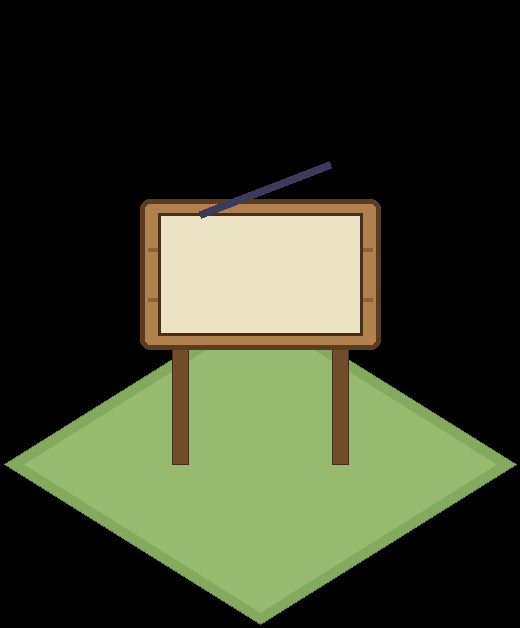
#> input picture src/assets/buildings/scribe.png, 520 x 628 px
$ python -i process_v3_art.py   (imports and definitions only)
#> lines starting #> are read from the running program, lines starting #| are printed output that depends on the picture; after the words box and inside, x2 and y2 are one past the last pixel; in counts of white or black regions, pixels touching at a corner belong together
#> further down, picture is the input picture: shape (628, 520, 3); mean B, G, R 41.8, 63.1, 57.5
"""Lexington v3 art (Build Spec v3.0; integrated in v3.0.2).

Turns the v3 Gemini set (white background, delivered Nov 22, 2026) into game-ready PNGs with
transparency, cut the same way the existing pipeline (process_art.py) cuts its sheets:

  town-center.jpg       -> src/assets/buildings/towncenter.png      (2 by 2 building)
  scribe.jpg            -> src/assets/buildings/scribe.png          (2 by 2 building)
  landmarks-sheet.jpg   -> src/assets/buildings/landmark-<id>.png   (six 1 by 1 landmarks)
      3 by 2 grid, in order: fountain, marketCross, lanternPost (top row);
                             oakArch, riverBell, foundersSpire (bottom row).
      Each landmark stands on a raised square slab in the sheet. The slab's soil sides (and the
      drop shadow below them) are cut away along the top face's front edges, so the landmark
      sits on the map on its own grass face, like the other buildings' grass bases.
  overlays-sheet.jpg    -> src/assets/ui/stamp-oak.png, stamp-granite.png, stamp-gilded.png,
                           rune-tile.png, lantern.png
      3 by 2 grid: oak stamp, granite stamp, gilded tile (top row); rune tile (two variants) and
      the lantern (bottom row). The second rune variant (the R rune with sparkles) is used: it
      reads as the rune letter at tile size and matches the game's R-rune glyph. The lantern is
      cut off its grass slab so it reads as an icon.
  terrain-foothills.jpg -> src/assets/terrain/props-hill-1..4.png (+ terrain-hill-1..4.png record)
      2 by 2 grid of hill forms on raised slabs: the hill forms are cut out (not the slabs) and
      anchored at the face centre, the same way the existing terrain props are grounded; the
      hill type's ground and soil colours are re-sampled from the sheet. Order: top-left -> 1
      (mound with rocks), top-right -> 2 (ledge), bottom-left -> 3 (two mounds),
      bottom-right -> 4 (rockiest dome, used for hill patch interiors).

Usage:
    python3 -I process_v3_art.py <folder with the 5 JPGs> <repo src/assets folder>

The sprite manifest (buildings/sprites.json) and terrain manifest (terrain/terrain.json) are
updated in place: only the entries named above change, and their placeholder flags are cleared.
"""
import json
import os
import sys

import numpy as np
from PIL import Image
from scipy import ndimage as ndi

SRC, OUT = sys.argv[1], sys.argv[2]
BUILD_OUT = os.path.join(OUT, 'buildings')
TERRAIN_OUT = os.path.join(OUT, 'terrain')
UI_OUT = os.path.join(OUT, 'ui')

TILE_W = 64
TILE_H = 40
TEXTURE_DENSITY = 4  # buildings (process_art.py)
TERRAIN_DENSITY = 2  # terrain props (process_art.py)


def load(stem):
    return np.asarray(Image.open(os.path.join(SRC, stem + '.jpg')).convert('RGB')).astype(np.float32)


def key_white(rgb, holes=False):
    """process_art.py's keying: background = near-white connected to the border; a soft band for
    shadows and feathered grass; everything inside the outlines stays opaque."""
#> called with holes = False
    mn = rgb.min(axis=2)
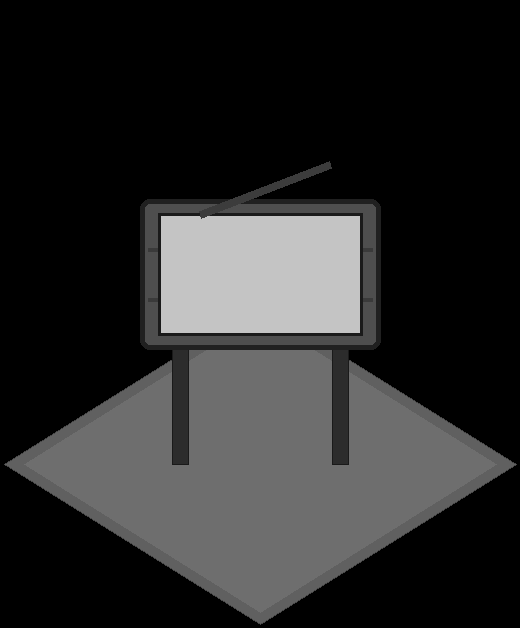
#> mn: shape (628, 520); min 0, max 196, mean 41.7
    mx = rgb.max(axis=2)
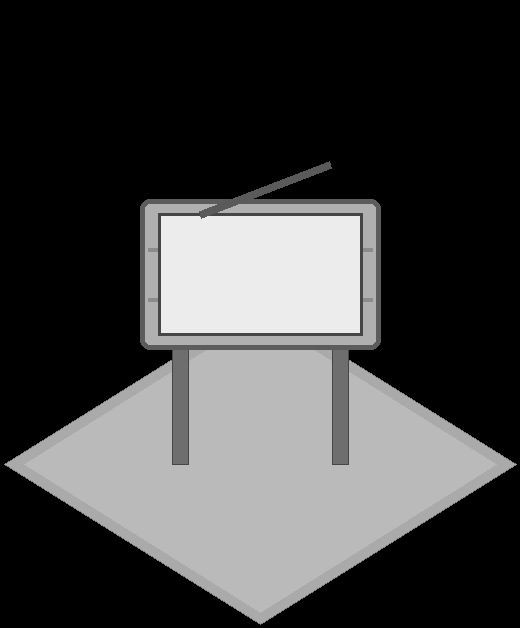
#> mx: shape (628, 520); min 0, max 236, mean 65.9
    sat = mx - mn
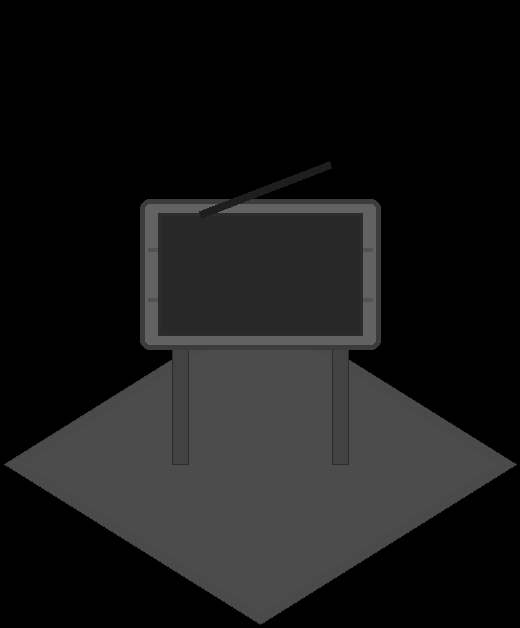
#> sat: shape (628, 520); min 0, max 98, mean 24.2
    near_white = (mn >= 236) & (sat <= 16)
#> near_white: shape (628, 520) bool; every value is 0
    lab, n = ndi.label(near_white)
#> lab: shape (628, 520) int32; every value is 0
#> n = 0
    border = set(np.unique(np.concatenate([lab[0], lab[-1], lab[:, 0], lab[:, -1]]))) - {0}
#> border = 0 items
    bg = np.isin(lab, list(border))
    if holes:
        sizes = ndi.sum(near_white, lab, range(1, n + 1))
        big = [i + 1 for i, s in enumerate(sizes) if s >= 150]
        bg |= np.isin(lab, big)
    light = mn >= 105
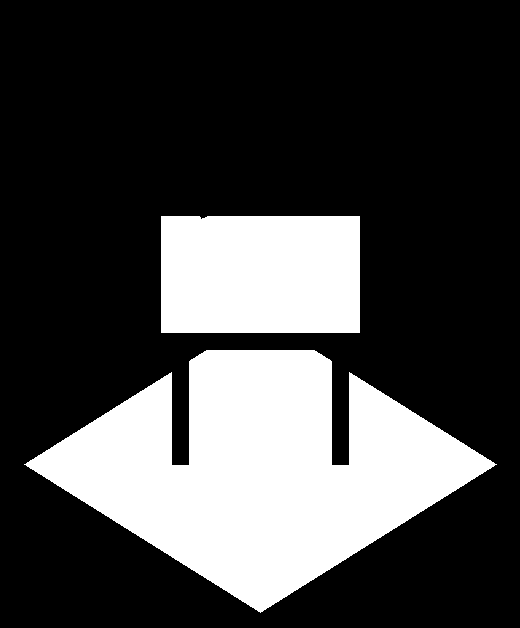
#> light: shape (628, 520) bool; 27% white; 2 white regions, box (x1, y1, x2, y2) and area: (24, 350, 497, 613) 64973, (161, 216, 360, 333) 23271
    soft = ndi.binary_dilation(bg, iterations=70, mask=light) & ~bg
    c2a = np.clip((255.0 - mn) / 255.0 / 0.58, 0.0, 1.0)
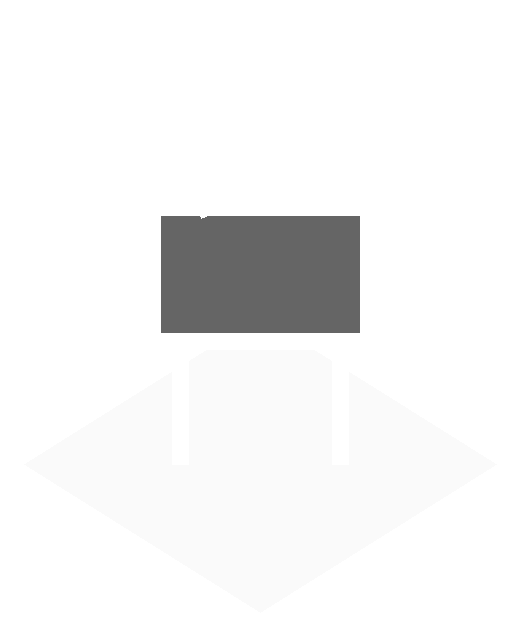
#> c2a: shape (628, 520) float64; min 0.399, max 1, mean 0.953
    alpha = np.ones(mn.shape, np.float32)
    alpha[soft] = c2a[soft]
#> alpha: shape (628, 520) float32; every value is 1
    alpha[bg] = 0.0
    edge = ndi.binary_dilation(bg, iterations=1) & ~bg & ~soft
    alpha[edge] = np.maximum(c2a[edge], 0.35)
    a3 = alpha[..., None]
    color = np.where(a3 > 0.02, (rgb - (1.0 - a3) * 255.0) / np.maximum(a3, 0.02), 0.0)
    color = np.clip(color, 0, 255)
    return np.dstack([color, alpha * 255.0]), bg


def to_image(rgba):
    return Image.fromarray(np.clip(rgba + 0.5, 0, 255).astype(np.uint8), 'RGBA')


def resize_rgba(img, size):
    return img.convert('RGBa').resize(size, Image.LANCZOS).convert('RGBA')


# [58 lines left out: functions cells, slab_geometry, below_front_edges, not called in this run]


manifest_path = os.path.join(BUILD_OUT, 'sprites.json')
# [1 line not run here, left out]
# [1 line that did not run here, left out]
# [1 line that did not run here, left out]


# [23 lines left out: function write_building, not called in this run]


# ---------------------------------------------------------------- the two buildings
# [10 lines not run here, left out]

# ---------------------------------------------------------------- the six landmarks
LANDMARKS = ['fountain', 'marketCross', 'lanternPost', 'oakArch', 'riverBell', 'foundersSpire']
# [14 lines not run here, left out]

# [1 line that did not run here, left out]
# [1 line that did not run here, left out]
# [6 lines not run here, left out]
# [1 line that did not run here, left out]
names = ['stamp-oak', 'stamp-granite', 'stamp-gilded', None, 'rune-tile', 'lantern']
SIZES = {'stamp-oak': 96, 'stamp-granite': 96, 'stamp-gilded': 96, 'rune-tile': 160, 'lantern': 96}
# [36 lines not run here, left out]

# ---------------------------------------------------------------- foothills (terrain props)
tmeta_path = os.path.join(TERRAIN_OUT, 'terrain.json')
# [76 lines not run here, left out]

>>> import cv2
>>> picture = cv2.imread('../../src/assets/buildings/scribe.png')
>>> result = key_white(picture)

$ run again, on src/assets/buildings/cottage.png
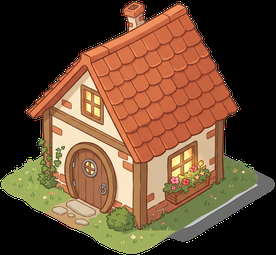
#> input picture src/assets/buildings/cottage.png, 276 x 255 px
#> picture is the input picture: shape (255, 276, 3); mean B, G, R 49.7, 73.2, 102.6
#> in key_white, `near_white = (mn >= 236) & (sat <= 16)`:
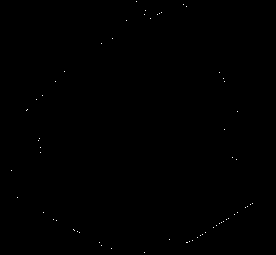
#> near_white: shape (255, 276) bool; 0.09% white in thin lines or dots, all inside (x1, y1, x2, y2) = (11, 1, 253, 253)
#> lab: shape (255, 276) int32; 64 distinct labels, from 0 to 63
#> n = 63
#> border = 0 items
#> bg: shape (255, 276) bool; every value is 0
#> light: shape (255, 276) bool; 11.7% white; 271 white regions (256 under 20 px), largest, box (x1, y1, x2, y2) and area: (52, 116, 133, 208) 1956, (166, 168, 275, 242) 1577, (147, 124, 215, 209) 1534
#> in key_white, `c2a = np.clip((255.0 - mn) / 255.0 / 0.58, 0.0, 1.0)`:
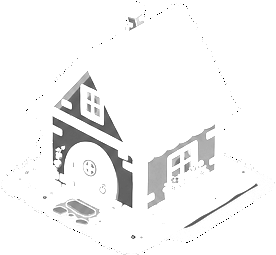
#> c2a: shape (255, 276) float64; min 0, max 1, mean 0.961
#> alpha: shape (255, 276) float32; every value is 1

$ run again, on src/assets/buildings/greenhouse.png
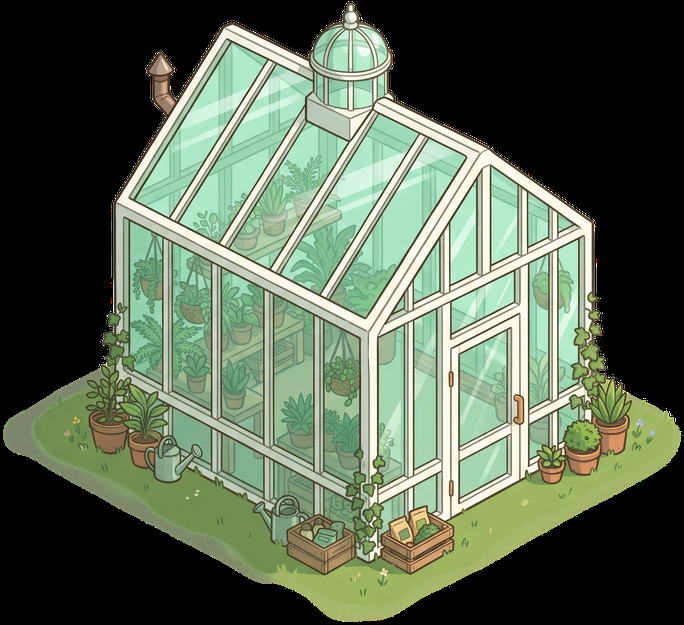
#> input picture src/assets/buildings/greenhouse.png, 684 x 625 px
#> picture is the input picture: shape (625, 684, 3); mean B, G, R 82.3, 102.3, 88.7
#> near_white: shape (625, 684) bool; 2.4% white; 1007 white regions (878 under 20 px), largest, box (x1, y1, x2, y2) and area: (229, 25, 298, 62) 266, (510, 292, 527, 392) 233, (582, 217, 591, 307) 194
#> in key_white, `lab, n = ndi.label(near_white)`:
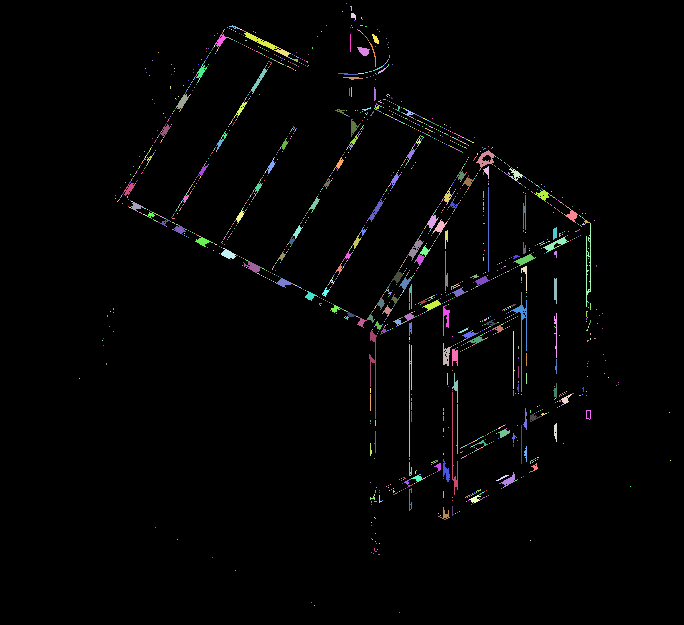
#> lab: shape (625, 684) int32; 1936 distinct labels, from 0 to 1935; one colour per label, 0 black
#> n = 1935
#> border = 0 items
#> bg: shape (625, 684) bool; every value is 0
#> light: shape (625, 684) bool; 39.1% white; 818 white regions (714 under 20 px), largest, box (x1, y1, x2, y2) and area: (116, 25, 592, 527) 87313, (3, 366, 681, 622) 11501, (116, 239, 353, 500) 7310
#> in key_white, `c2a = np.clip((255.0 - mn) / 255.0 / 0.58, 0.0, 1.0)`:
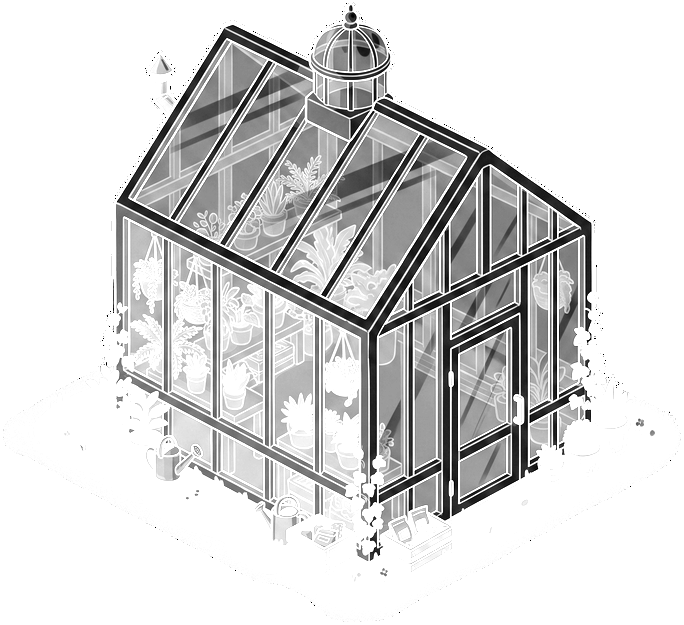
#> c2a: shape (625, 684) float64; min 0, max 1, mean 0.844
#> alpha: shape (625, 684) float32; every value is 1

$ run again, on src/assets/buildings/landmark-fountain.png
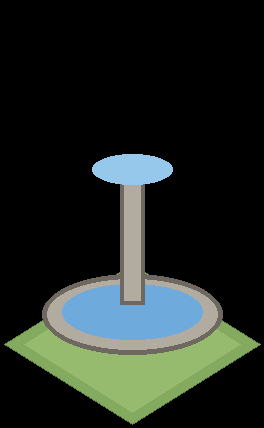
#> input picture src/assets/buildings/landmark-fountain.png, 264 x 428 px
#> picture is the input picture: shape (428, 264, 3); mean B, G, R 35.1, 40, 33
#> near_white: shape (428, 264) bool; every value is 0
#> lab: shape (428, 264) int32; every value is 0
#> n = 0
#> border = 0 items
#> in key_white, `light = mn >= 105`:
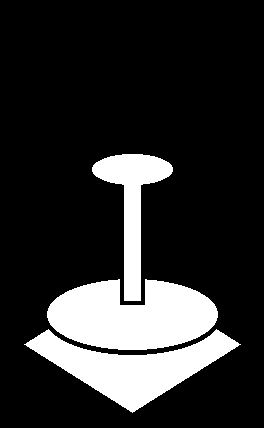
#> light: shape (428, 264) bool; 17.7% white; 3 white regions, box (x1, y1, x2, y2) and area: (47, 279, 218, 350) 8895, (24, 329, 241, 413) 7206, (92, 154, 173, 301) 3951
#> in key_white, `c2a = np.clip((255.0 - mn) / 255.0 / 0.58, 0.0, 1.0)`:
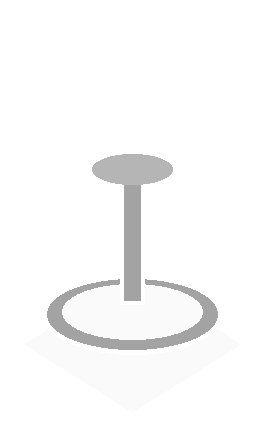
#> c2a: shape (428, 264) float64; min 0.642, max 1, mean 0.976
#> alpha: shape (428, 264) float32; every value is 1
